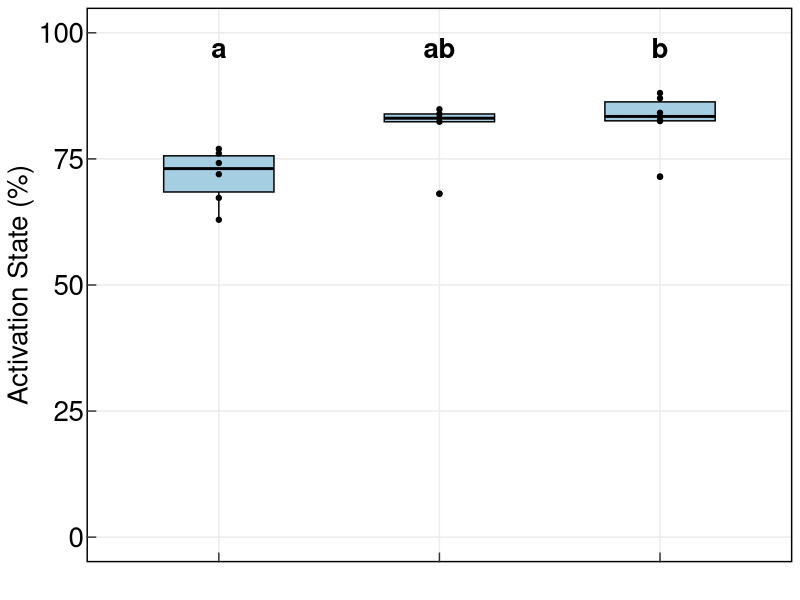
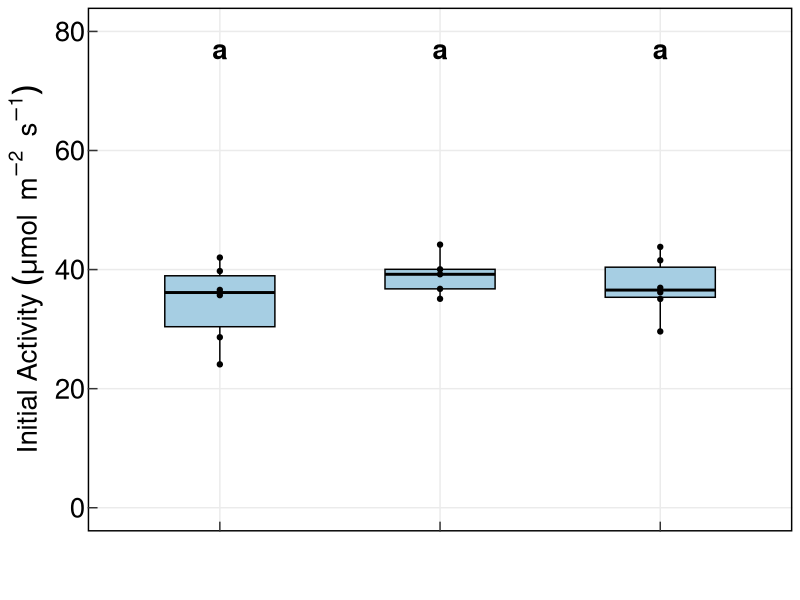
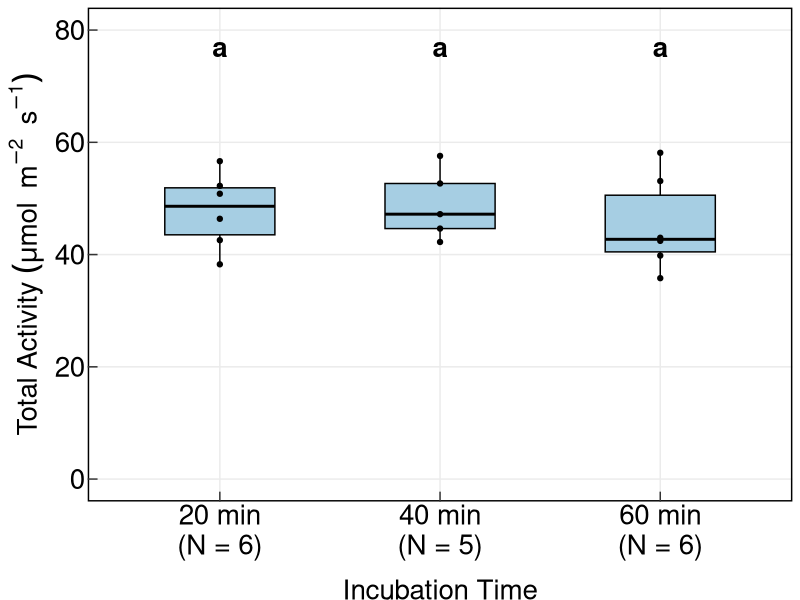
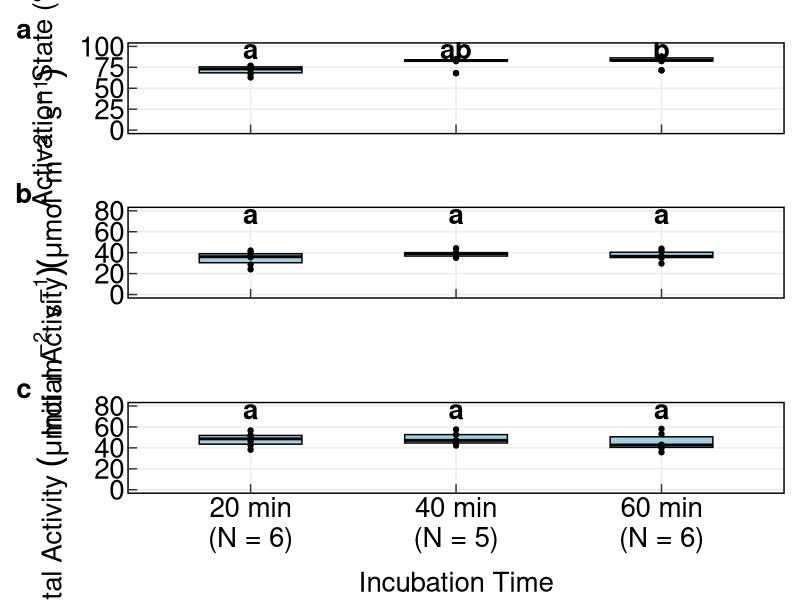
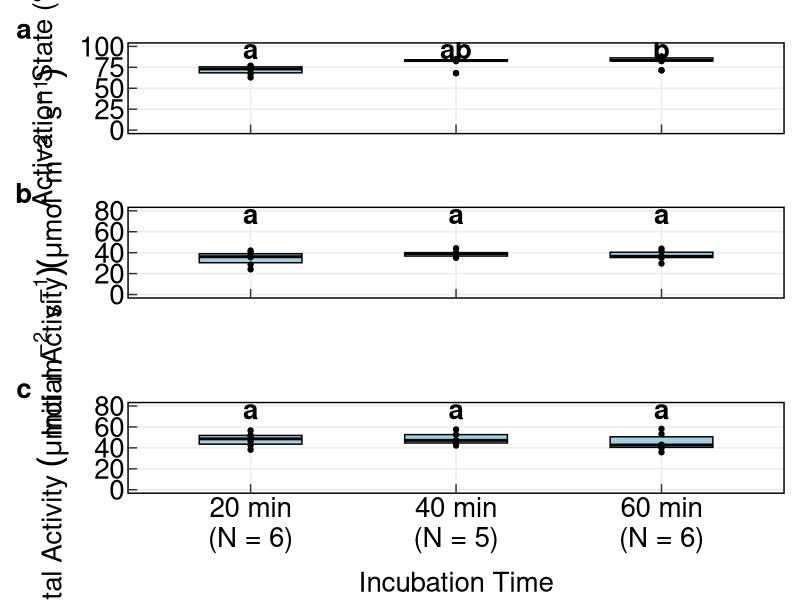

Reproduce these figures in R, in order.
####Comparing Method Type
#Suppl Fig - bicarbonate tests
#Modfied from scripts provided by Emmanuel Gonzalez-Escobar by Samuel Taylor
# to fit with GitHub submission

library('here')
library('ggplot2')
library('patchwork')
library('emmeans')
library('dplyr')

#Data for Supplementary Fig 3
SDF3 <- read.csv(here("data/Data_FigS3.csv"))

head(SDF3)
SDF3$Condition

#Statistical tests
#The interest here, is in establishing whether incubation time
# affects activation state
lmSDF3_AS <- lm(Activation.State ~ Condition, data=SDF3)
anova(lmSDF3_AS)
emmeans(lmSDF3_AS, pairwise ~ Condition)
#this is sig diff between the 20 min and 1 h incubation

lmSDF3_Vi <- lm(Vi_umol_m2_s ~ Condition, data=SDF3)
emmeans(lmSDF3_Vi, pairwise ~ Condition)
#ns

lmSDF3_Vt <- lm(Vt3_umol_m2_s ~ Condition, data=SDF3)
emmeans(lmSDF3_Vt, pairwise ~ Condition)
#ns


level_order_3 = c("20min", "40min", "60min")
SDF3$Condition <- factor(SDF3$Condition, levels = level_order_3)

#Light System Incubation Times Compared----
#Activation state
FigS3_ActS_Incubation <- ggplot(SDF3, aes(x=Condition, y=Activation.State)) + 
  geom_boxplot(fill = c("#A6CEE3"),
               color = "black",
               width = 0.50) +
  geom_point() +
  xlab("Incubation Time") +
  ylab("Activation State (%)") +
  ylim(0,100) +
  annotate("text",
           x = c(1:3), y = 97, label = c("a", "ab", "b"),
           fontface = "bold", size = 7
           ) +
  theme_bw() +
  theme(
    plot.title = element_text(color = "black", size  =20, face = "bold.italic"),
    axis.title = element_text(color = "black", size = 20),
    axis.text.x = element_text(color = "white", size = 20),
    axis.text.y = element_text(color = "black", size = 20),
    axis.title.x = element_blank(),
    axis.title.y = element_text(color = 'black', size = 20),
    axis.ticks.length = unit(-0.25, "cm"),
    panel.grid.minor = element_line(size = NA),
    panel.grid.major = element_line(size = 0.5),
    panel.border = element_rect(colour = "black", fill = NA, size = 1)
    )

FigS3_ActS_Incubation

#Vi
FigS3_Vi_Incubation = ggplot(SDF3, aes(x=Condition, y=Vi_umol_m2_s)) + 
  geom_boxplot(fill = c("#A6CEE3"),
               color = "black", width = 0.50) +
  geom_point() +
  xlab("Incubation Time (min)") +
  ylab(expression("Initial Activity "*(mu*mol~~m^-2~~s^-1))) +
  ylim(0, 80) +
  annotate("text",
           x = c(1:3), y = 77, label = "a",
           fontface = "bold", size = 7
  ) +
  theme_bw() +
  theme(
    plot.title = element_text(color = "black", size = 20, face = "bold.italic"),
    axis.title = element_text(color = "black", size = 20),
    axis.text.x = element_text(color = 'white', size = 20),
    axis.text.y = element_text(color = 'black', size = 20),
    axis.title.x = element_text(color = 'white', size = 20),
    axis.title.y = element_text(color = 'black', size = 20),
    axis.ticks.length = unit(-0.25, "cm"),
    panel.grid.minor = element_line(size = NA),
    panel.grid.major = element_line(size = 0.5),
    panel.border = element_rect(colour = "black", fill = NA, size = 1)
    )

FigS3_Vi_Incubation

#Vt
FigS3_Vt_Incubation = ggplot(SDF3, aes(x = Condition, y = Vt3_umol_m2_s)) + 
  geom_boxplot(fill = c("#A6CEE3"),
               color = "black",
               width = 0.50) +
  geom_point() +
  ylab(expression("Total Activity "*(mu*mol~~m^-2~~s^-1))) +
  xlab("Incubation Time") +
  ylim(0, 80) +
  annotate("text",
           x = c(1:3), y = 77, label = "a",
           fontface = "bold", size = 7
  ) +
  theme_bw() +
  scale_x_discrete(labels=c("20min" = "20 min\n(N = 6)",
                            "40min" = "40 min\n(N = 5)",
                            "60min" = "60 min\n(N = 6)")
                   ) + 
  theme(
    plot.title = element_text(color = "black", size = 20, face = "bold.italic"),
    axis.title = element_text(color = "black", size = 20),
    axis.text = element_text(color = 'black', size = 20),
    axis.title.x = element_text(color = "black", size = 20, vjust = -1),
    axis.title.y = element_text(color = 'black', size = 20),
    axis.ticks.length = unit(-0.25, "cm"),
    panel.grid.minor = element_line(size = NA),
    panel.grid.major = element_line(size = 0.5),
    panel.border = element_rect(colour = "black", fill = NA, size = 1)
    )

FigS3_Vt_Incubation

#compile multipanel figure
Layout_RubiscoPaper_FigS3 = FigS3_ActS_Incubation /
                              FigS3_Vi_Incubation /
                                FigS3_Vt_Incubation +
  plot_layout(widths = c(1, 8)) +
  plot_annotation(tag_levels = "a") &
  theme(plot.tag = element_text(size = 20, face =  "bold")
        )

Layout_RubiscoPaper_FigS3

ggsave(here("output/FigureS3.pdf"),
       Layout_RubiscoPaper_FigS3,
       width=8, height=15
)
